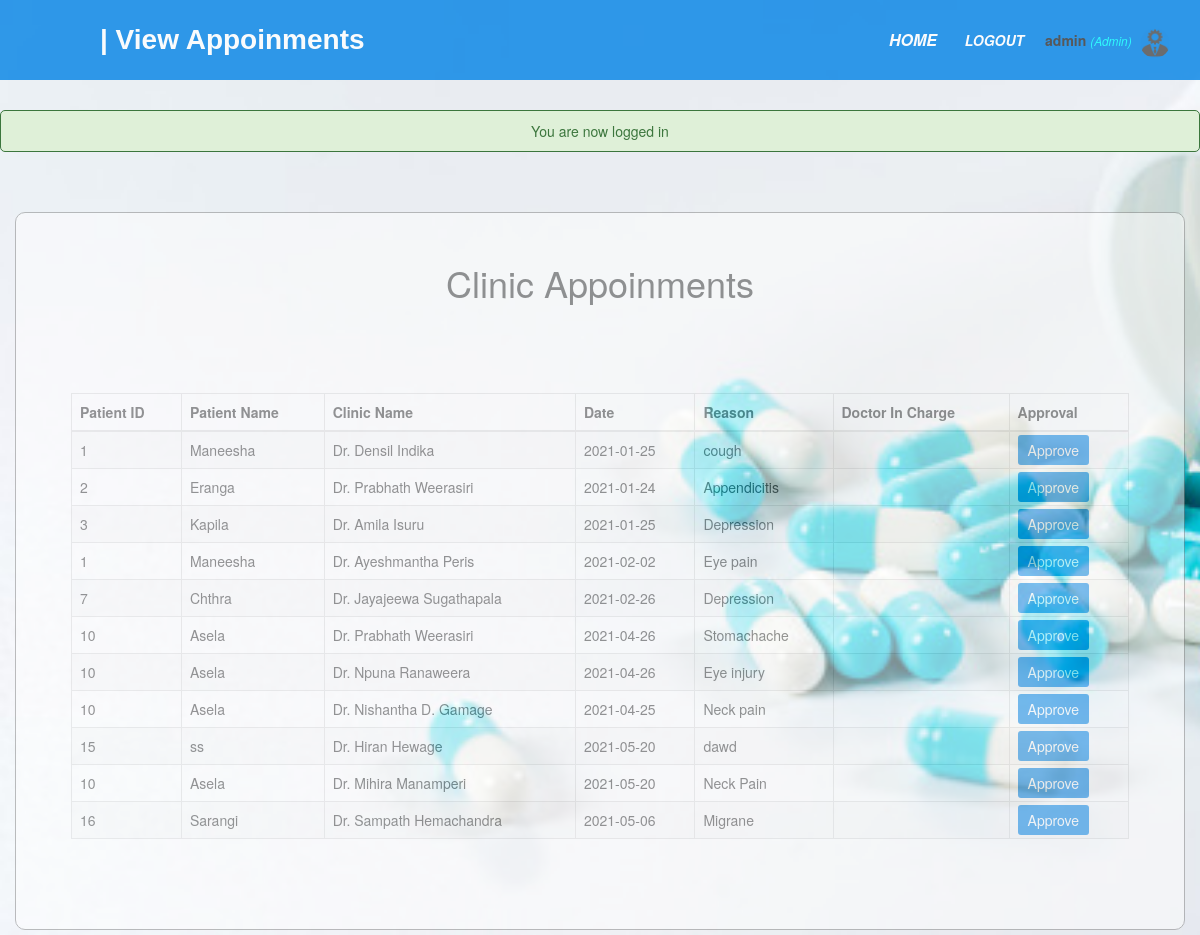
The app's page /admin/view_appoinments.php (signed in), older data.
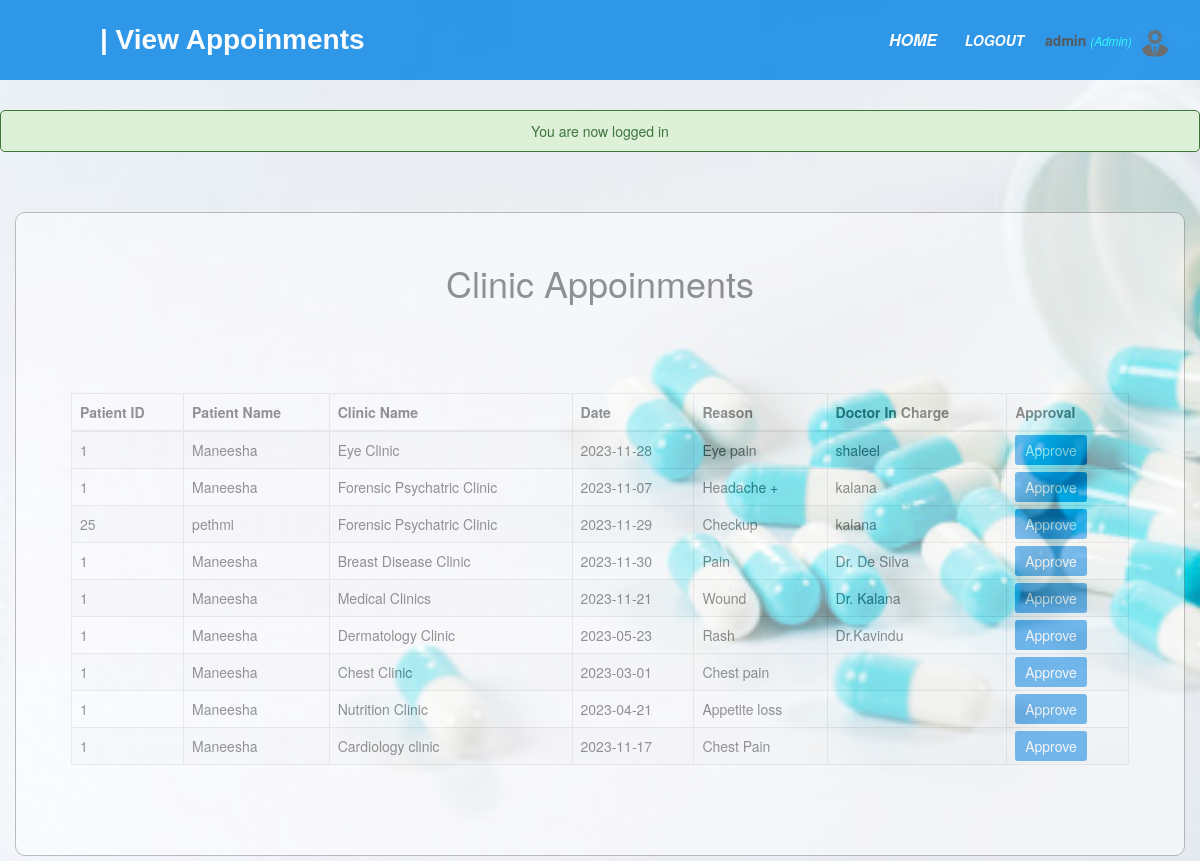
The same page, newer data.
### tables this page shows
CREATE TABLE IF NOT EXISTS `booking` (
  `booking_id` int NOT NULL AUTO_INCREMENT,
  `p_id` int NOT NULL,
  `booking_date` date NOT NULL,
  `selected_time` time NOT NULL,
  `approval_time` time NOT NULL,
  `doctor` varchar(200) NOT NULL,
  `approval` varchar(200) NOT NULL,
  `reason` varchar(200) NOT NULL,
  `staff_id` int NOT NULL,
  `status` varchar(200) NOT NULL,
  PRIMARY KEY (`booking_id`),
  KEY `p_id` (`p_id`)
);

CREATE TABLE IF NOT EXISTS `patient` (
  `p_id` int NOT NULL AUTO_INCREMENT,
  `fname` varchar(500) NOT NULL,
  `lname` varchar(500) NOT NULL,
  `birth_date` date NOT NULL,
  `age` int NOT NULL,
  `id_number` varchar(300) NOT NULL,
  `address_line1` varchar(500) NOT NULL,
  `address_line2` varchar(500) NOT NULL,
  `contact_no` varchar(200) NOT NULL,
  `gender` varchar(200) NOT NULL,
  `civil_status` varchar(200) NOT NULL,
  `password` varchar(200) NOT NULL,
  `discharging_patient` varchar(50) NOT NULL,
  `staff_id` int NOT NULL,
  `w_id` int NOT NULL,
  `bed_number` int NOT NULL,
  `date` date NOT NULL,
  `time` time(6) NOT NULL,
  PRIMARY KEY (`p_id`)
);

CREATE TABLE IF NOT EXISTS `scheduleclinic` (
  `clinicid` int NOT NULL AUTO_INCREMENT,
  `clinicname` varchar(50) NOT NULL,
  `date` date NOT NULL,
  `starttime` time NOT NULL,
  `endtime` time NOT NULL,
  `doctorincharge` varchar(50) NOT NULL,
  PRIMARY KEY (`clinicid`)
);

### admin/view_appoinments.php (the view, shortened to what this page needs)
<?php include('functions.php');
?>
<!DOCTYPE html>
<html>
<head>
	<link rel="stylesheet" type="text/css" href="/pis/css/booking.css">
	<link rel="stylesheet" type="text/css" href="/pis/css/all.css">
	<?php include('link_css.php'); ?>
</head>
<body>
	<nav>
    <label id="title">| View Appoinments</label>
      <ul>
      	<li><a href="admin_home.php">Home</a></li>
        <li><a href="/pis/index.php?logout='1' "style="font-size:14px;" id="logout">Logout</a></li>
        <li>
        <?php  if (isset($_SESSION['user'])) : ?>
                <strong><?php echo $_SESSION['user']['user_type']; ?></strong>
                <small>
                    <i  style="color: cyan;">(<?php echo ucfirst($_SESSION['user']['user_name']); ?>)</i>
                    <img src="/pis/images/18.png" class="profile_info">
                </small>
            	<?php endif ?>
 		</li>
      </ul>
    </nav>
<?php if (isset($_SESSION['message'])):?>
    	<div class="msg">
    	<?php
    		echo $_SESSION['message'];
    	?>
    	</div>
    <?php endif ?>
    <?php
	$query = ("SELECT   p.p_id,    p.fname,   b.doctor,    b.booking_date,   b.reason,   s.doctorincharge FROM    patient p JOIN   booking b ON p.p_id = b.p_id LEFT JOIN   scheduleclinic s ON b.doctor = s.clinicname");
		$results_set = mysqli_query($db, $query);
?>
<div class="container">
	<h1>Clinic Appoinments</h1><br><br>
	<div id="s">
    <table id="allusers" class="table table-striped table-bordered" style="width: 100%">
    	<thead>
    		<tr>
                <th id="p_id">Patient ID</th>
                <th id="patientname">Patient Name</th>
    			<th id="clinicname">Clinic Name</th>
    			<th id="date">Date</th>
                <th id="reason">Reason</th>
                <th id="doctorincharge">Doctor In Charge</th>
    			<th id="approval">Approval</th>
    		</tr>
    	</thead>
    	<tbody>
    		<?php while ($row = mysqli_fetch_array($results_set)) { ?>
    		<tr>
                <td id ="p_id"><?php echo $row['p_id']; ?></td>
                <td id ="fname"><?php echo $row['fname']; ?></td>
    			<td id ="clinicname"><?php echo $row['doctor']; ?></td>
    			<td id="date"><?php echo $row['booking_date']; ?></td>
    			<td id="reason"><?php echo $row['reason']; ?></td>
    			<td id="doctorincharge"><?php echo $row['doctorincharge']; ?></td>
    			<td id ="edit">
				<a href="approveappoinment.php?approve_appoinment=<?php echo $row['p_id']; ?>" class="edit_btn" >Approve</a>
    			</td>
    		</tr>
    		<?php } ?>
    	</tbody>
    </table>
   </div>
    </div>
</body>
</html>

### admin/link_css.php
<link rel="stylesheet" type="text/css" href="https://maxcdn.bootstrapcdn.com/bootstrap/3.3.7/css/bootstrap.min.css">
<link rel="stylesheet" type="text/css" href="https://cdn.datatables.net/1.10.21/css/dataTables.bootstrap.min.css">

### css/booking.css (style rules this page uses)
body { margin: 0; padding: 0; background-image: url('/pis/images/109.jpg'); background-size: cover; font-family: sans-serif; }
#title { color: white; font-size: 28px; line-height: 80px; padding: 0 100px; font-weight: bold; font-style: initial; font-family: 'poppins',sans-serif; }
* { padding: 0; margin: 0; text-decoration: none; list-style: none; box-sizing: border-box; }
nav { background: #0082e6; height: 80px; width: 100%; opacity: .8; }
nav ul { float: right; margin-right: 20px; }
nav ul li { display: inline-block; line-height: 80px; margin: 0 5px; }
nav ul li a { color: white; font-size: 16px; padding: 7px; border-radius: 3px; text-transform: uppercase; font-weight: bold; font-style: italic; }
.container { width: 60%; margin: auto; background-color: white; padding: 30px; border-color: gray; border-width: 1px; margin-top: 60px; border-style: solid; opacity: .5; border-radius: 10px; margin-bottom: 5px; }
h1 { text-align: center; margin-bottom: 30px; font-family: 'poppins',sans-serif; color: gray; }
label { color: black; font-style: italic; font-size: 20px; font-family: "Times New Roman"; font-weight: bold; }
.edit_btn { text-decoration: none; padding: 5px 10px; color: white; border-radius: 3px; background: #0082e6; }
#s { background: white; padding-right: 40px; padding-top: 40px; padding-bottom: 40px; padding-left: 40px; }

### css/all.css (style rules this page uses)
.msg { margin: 30px auto; padding: 10px; border-radius: 5px; color: #3c763d; background: #dff0d8; border: 1px solid #3c763d; width: 100%; text-align: center; }
.profile_info { display: inline-block; width: 30px; height: 30px; margin: 5px; border-radius: 100%; }

Row changes from the older to the newer data that the page shows:
removed booking: p.p_id "1", p.fname "Maneesha", doctor "Dr. Densil Indika", booking_date "2021-01-25", reason "cough"
removed booking: p.p_id "2", p.fname "Eranga", doctor "Dr. Prabhath Weerasiri", booking_date "2021-01-24", reason "Appendicitis"
removed booking: p.p_id "3", p.fname "Kapila", doctor "Dr. Amila Isuru", booking_date "2021-01-25", reason "Depression"
removed booking: p.p_id "1", p.fname "Maneesha", doctor "Dr. Ayeshmantha Peris", booking_date "2021-02-02", reason "Eye pain"
removed booking: p.p_id "7", p.fname "Chthra", doctor "Dr. Jayajeewa Sugathapala", booking_date "2021-02-26", reason "Depression"
removed booking: p.p_id "10", p.fname "Asela", doctor "Dr. Prabhath Weerasiri", booking_date "2021-04-26", reason "Stomachache"
removed booking: p.p_id "10", p.fname "Asela", doctor "Dr. Npuna Ranaweera", booking_date "2021-04-26", reason "Eye injury"
removed booking: p.p_id "10", p.fname "Asela", doctor "Dr. Nishantha D. Gamage", booking_date "2021-04-25", reason "Neck pain"
removed booking: p.p_id "15", p.fname "ss", doctor "Dr. Hiran Hewage", booking_date "2021-05-20", reason "dawd"
removed booking: p.p_id "10", p.fname "Asela", doctor "Dr. Mihira Manamperi", booking_date "2021-05-20", reason "Neck Pain"
removed booking: p.p_id "16", p.fname "Sarangi", doctor "Dr. Sampath Hemachandra", booking_date "2021-05-06", reason "Migrane"
now on this page (row unchanged): patient: p_id "1", fname "Maneesha", booking.doctor "Eye Clinic", booking.booking_date "2023-11-28", booking.reason "Eye pain", scheduleclinic.doctorincharge "shaleel", booking.doctor "Forensic Psychatric Clinic", booking.booking_date "2023-11-07", booking.reason "Headache +", scheduleclinic.doctorincharge "kalana", booking.doctor "Breast Disease Clinic", booking.booking_date "2023-11-30", booking.reason "Pain", scheduleclinic.doctorincharge "Dr. De Silva", booking.doctor "Medical Clinics", booking.booking_date "2023-11-21", booking.reason "Wound", scheduleclinic.doctorincharge "Dr. Kalana", booking.doctor "Dermatology Clinic", booking.booking_date "2023-05-23", booking.reason "Rash", scheduleclinic.doctorincharge "Dr.Kavindu"
added patient: p_id "25", fname "pethmi", booking.doctor "Forensic Psychatric Clinic", booking.booking_date "2023-11-29", booking.reason "Checkup", scheduleclinic.doctorincharge "kalana"
added booking: p.p_id "1", p.fname "Maneesha", doctor "Chest Clinic", booking_date "2023-03-01", reason "Chest pain"
added booking: p.p_id "1", p.fname "Maneesha", doctor "Nutrition Clinic", booking_date "2023-04-21", reason "Appetite loss"
added booking: p.p_id "1", p.fname "Maneesha", doctor "Cardiology clinic", booking_date "2023-11-17", reason "Chest Pain"
